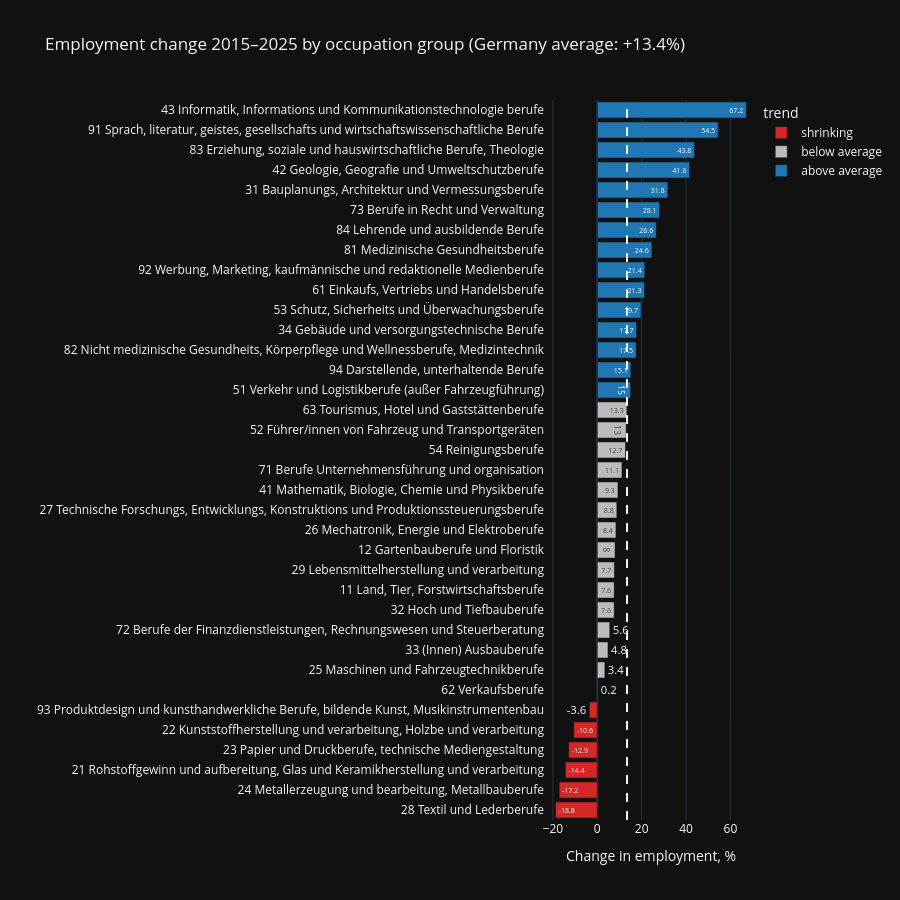

Write notebook code for a chart like this one.
### Code cell
groups["trend"] = groups["change_pct"].apply(
    lambda x: "shrinking" if x < 0 else ("below average" if x < avg else "above average"))
plot = groups.reset_index(names="occupation_group")

fig = px.bar(plot, x="change_pct", y="occupation_group", orientation="h", color="trend",
             color_discrete_map={"shrinking": "#d62728", "below average": "#bbbbbb", "above average": "#1f77b4"},
             text="change_pct", height=900,
             title=f"Employment change 2015–2025 by occupation group (Germany average: +{avg}%)",
             labels={"change_pct": "Change in employment, %", "occupation_group": ""})
fig.add_vline(x=avg, line_dash="dash")
fig.show()
fig.write_html("../output/charts/02_shrinking_growing.html")

### Figure 1 — Plotly figure (JSON) as saved in the notebook; plotly's stock layout.template omitted (floating-point values rounded to 4 significant figures)
{"data": [{"hovertemplate": "trend=shrinking<br>Change in employment, %=%{text}<br>=%{y}<extra></extra>", "legendgroup": "shrinking", "marker": {"color": "#d62728", "pattern": {"shape": ""}}, "name": "shrinking", "orientation": "h", "showlegend": true, "text": [-18.8, -17.2, -14.4, -12.9, -10.6, -3.6], "textposition": "auto", "x": [-18.8, -17.2, -14.4, -12.9, -10.6, -3.6], "xaxis": "x", "y": ["28 Textil und Lederberufe", "24 Metallerzeugung und bearbeitung, Metallbauberufe", "21 Rohstoffgewinn und aufbereitung, Glas und Keramikherstellung und verarbeitung", "23 Papier und Druckberufe, technische Mediengestaltung", "22 Kunststoffherstellung und verarbeitung, Holzbe und verarbeitung", "93 Produktdesign und kunsthandwerkliche Berufe, bildende Kunst, Musikinstrumentenbau"], "yaxis": "y", "type": "bar"}, {"hovertemplate": "trend=below average<br>Change in employment, %=%{text}<br>=%{y}<extra></extra>", "legendgroup": "below average", "marker": {"color": "#bbbbbb", "pattern": {"shape": ""}}, "name": "below average", "orientation": "h", "showlegend": true, "text": [0.2, 3.4, 4.8, 5.6, 7.6, 7.6, 7.7, 8.0, 8.4, 8.8, 9.3, 11.1, 12.7, 13.0, 13.3], "textposition": "auto", "x": [0.2, 3.4, 4.8, 5.6, 7.6, 7.6, 7.7, 8.0, 8.4, 8.8, 9.3, 11.1, 12.7, 13.0, 13.3], "xaxis": "x", "y": ["62 Verkaufsberufe", "25 Maschinen und Fahrzeugtechnikberufe", "33 (Innen) Ausbauberufe", "72 Berufe der Finanzdienstleistungen, Rechnungswesen und Steuerberatung", "32 Hoch und Tiefbauberufe", "11 Land, Tier, Forstwirtschaftsberufe", "29 Lebensmittelherstellung und verarbeitung", "12 Gartenbauberufe und Floristik", "26 Mechatronik, Energie und Elektroberufe", "27 Technische Forschungs, Entwicklungs, Konstruktions und Produktionssteuerungsberufe", "41 Mathematik, Biologie, Chemie und Physikberufe", "71 Berufe Unternehmensführung und organisation", "54 Reinigungsberufe", "52 Führer/innen von Fahrzeug und Transportgeräten", "63 Tourismus, Hotel und Gaststättenberufe"], "yaxis": "y", "type": "bar"}, {"hovertemplate": "trend=above average<br>Change in employment, %=%{text}<br>=%{y}<extra></extra>", "legendgroup": "above average", "marker": {"color": "#1f77b4", "pattern": {"shape": ""}}, "name": "above average", "orientation": "h", "showlegend": true, "text": [15.0, 15.1, 17.5, 17.7, 19.7, 21.3, 21.4, 24.6, 26.6, 28.1, 31.8, 41.6, 43.8, 54.5, 67.2], "textposition": "auto", "x": [15.0, 15.1, 17.5, 17.7, 19.7, 21.3, 21.4, 24.6, 26.6, 28.1, 31.8, 41.6, 43.8, 54.5, 67.2], "xaxis": "x", "y": ["51 Verkehr und Logistikberufe (außer Fahrzeugführung)", "94 Darstellende, unterhaltende Berufe", "82 Nicht medizinische Gesundheits, Körperpflege und Wellnessberufe, Medizintechnik", "34 Gebäude und versorgungstechnische Berufe", "53 Schutz, Sicherheits und Überwachungsberufe", "61 Einkaufs, Vertriebs und Handelsberufe", "92 Werbung, Marketing, kaufmännische und redaktionelle Medienberufe", "81 Medizinische Gesundheitsberufe", "84 Lehrende und ausbildende Berufe", "73 Berufe in Recht und Verwaltung", "31 Bauplanungs, Architektur und Vermessungsberufe", "42 Geologie, Geografie und Umweltschutzberufe", "83 Erziehung, soziale und hauswirtschaftliche Berufe, Theologie", "91 Sprach, literatur, geistes, gesellschafts und wirtschaftswissenschaftliche Berufe", "43 Informatik, Informations und Kommunikationstechnologie berufe"], "yaxis": "y", "type": "bar"}], "layout": {"xaxis": {"anchor": "y", "domain": [0.0, 1.0], "title": {"text": "Change in employment, %"}}, "yaxis": {"anchor": "x", "domain": [0.0, 1.0], "title": {"text": ""}}, "legend": {"title": {"text": "trend"}, "tracegroupgap": 0}, "title": {"text": "Employment change 2015–2025 by occupation group (Germany average: +13.4%)"}, "barmode": "relative", "height": 900, "shapes": [{"line": {"dash": "dash"}, "type": "line", "x0": 13.4, "x1": 13.4, "xref": "x", "y0": 0, "y1": 1, "yref": "y domain"}]}}
